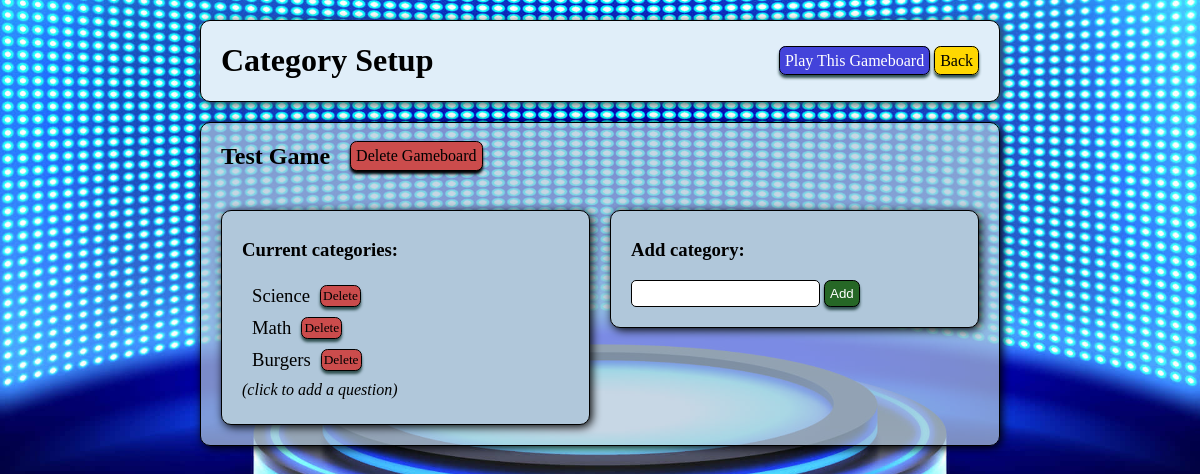
Screenshot of /games/categories (signed in) with the database file from the repository.
### gameboard_app/models.py (models this page shows, shortened)
class Game(models.Model):
    title = models.CharField(max_length=255)
    is_active = models.BooleanField(default=False)
    creator = models.ForeignKey(User, related_name='gameboards', on_delete=models.CASCADE, default=1)
    created_at = models.DateTimeField(auto_now_add=True)
    updated_at = models.DateTimeField(auto_now=True)
    @classmethod
    def get_by_id(cls, id):
        return cls.objects.get(id=id)

class Category(models.Model):
    name = models.CharField(max_length=255)
    game_assigned = models.ForeignKey(Game, related_name="categories_avail", on_delete = models.CASCADE, default=1)
    created_at = models.DateTimeField(auto_now_add=True)
    updated_at = models.DateTimeField(auto_now=True)

### gameboard_app/views.py (the view)
# urls.py: path('categories', views.display_categories, name='show_cats'),
def display_categories(request):
    if 'user_id' not in request.session or 'game_id' not in request.session:
        return redirect('/')
    game = Game.get_by_id(request.session['game_id'])
    context = {
        'game': game,
    }
    return render(request, 'categories.html', context)

### gameboard_app/templates/categories.html (shortened to what this page needs)
<!DOCTYPE html>
<html lang="en">
<head>
    {% load static %}
    <link rel="stylesheet" href="{% static 'css/style.css' %}">
</head>
<body>
    <div class="wrapper">
        <div class="nav_bar">
            <h1>Category Setup</h1>
            <div>
                <a class="play" href="{% url 'play' game.id %}">Play This Gameboard</a>
                <a class="back" href="/games">Back</a>
            </div>
        </div>
        <div class="title_box">
            <div style="display: flex; align-items: center;">
                <h2 style="color: black; padding: 0px 20px;">{{ game.title }}</h2>
                <a href="{% url 'delete_game' game.id %}" class="delete">Delete Gameboard</a>
            </div>
            <div id="category_box">
                <div class="inner_boxes">
                    <h3>Current categories:</h3>
                    {% for cat in game.categories_avail.all %}
                        <div style="display: flex; align-items: center; margin-left: 10px;">
                            <p><a class="cat_link" href="{% url 'show_cat_qs' cat.id %}">{{ cat.name }}</a></p>
                            <a href="{% url 'delete_cat' cat.id %}" class="q_delete">Delete</a>
                        </div>
                    {% endfor %}
                    <p style="font-style: italic;">(click to add a question)</p>
                </div>
                <div class="inner_boxes">
                    <form action="{% url 'new_cat' %}" method="post">
                        <h3><label>Add category:</label></h3>
                            <input class="input" type="text" name="name">
                        <input class="add" type="submit" value="Add">
                    </form>
                </div>
            </div>
        </div>
    </div>
</body>
</html>

### gameboard_app/static/css/style.css (style rules this page uses)
body { background-image: url("../images/game-show-background-opt1.jpg"); background-position: center; background-size: cover; }
.wrapper { width: 800px; margin: auto; }
.nav_bar { display: flex; justify-content: space-between; align-items: center; margin: 20px 0px; padding: 0px 20px; border: 1px solid black; border-radius: 10px; background-color:rgb(224, 238, 249); box-shadow: 2px 2px 10px darkslategray; }
.title_box { border: 1px solid black; border-radius: 10px; background-color: rgb(176, 199, 218, 0.7); box-shadow: 2px 2px 10px black; }
.back, .delete, .q_edit, .q_delete, .play, .add { text-decoration: none; border: 1px solid black; border-radius: 5pt; box-shadow: 0px 3px 3px darkslategray; background-color: gold; color: black; padding: 5px; cursor: pointer; }
.play { background-color: rgb(67, 67, 218); color: white; }
.delete, .q_delete { background-color: rgb(203, 76, 76); }
.delete { box-shadow: 0px 3px 3px black; }
.q_edit, .q_delete { font-size: 10pt; padding: 2px; margin: 0px 0px 0px 10px; }
.add { background-color: rgb(38, 103, 38); color: white; }
#select_game, #category_box, .question_box { display: flex; align-items: start; margin: 10px; }
.inner_boxes, .ques_box_left, .ques_box_right { border: 1px solid black; border-radius: 10px; box-shadow: 2px 2px 10px black; margin: 10px; padding: 10px 20px 20px; width: 50%; background-color: rgb(176, 199, 218); }
p { margin: 5px 0px; }
.input { border: 1px solid black; border-radius: 5px; padding: 5px; }
.cat_link { text-decoration: none; color: black; font-size: 14pt; }

### rows the page displays
Game: title "Test Game"
Category: name "Science"
Category: name "Math"
Category: name "Burgers"
